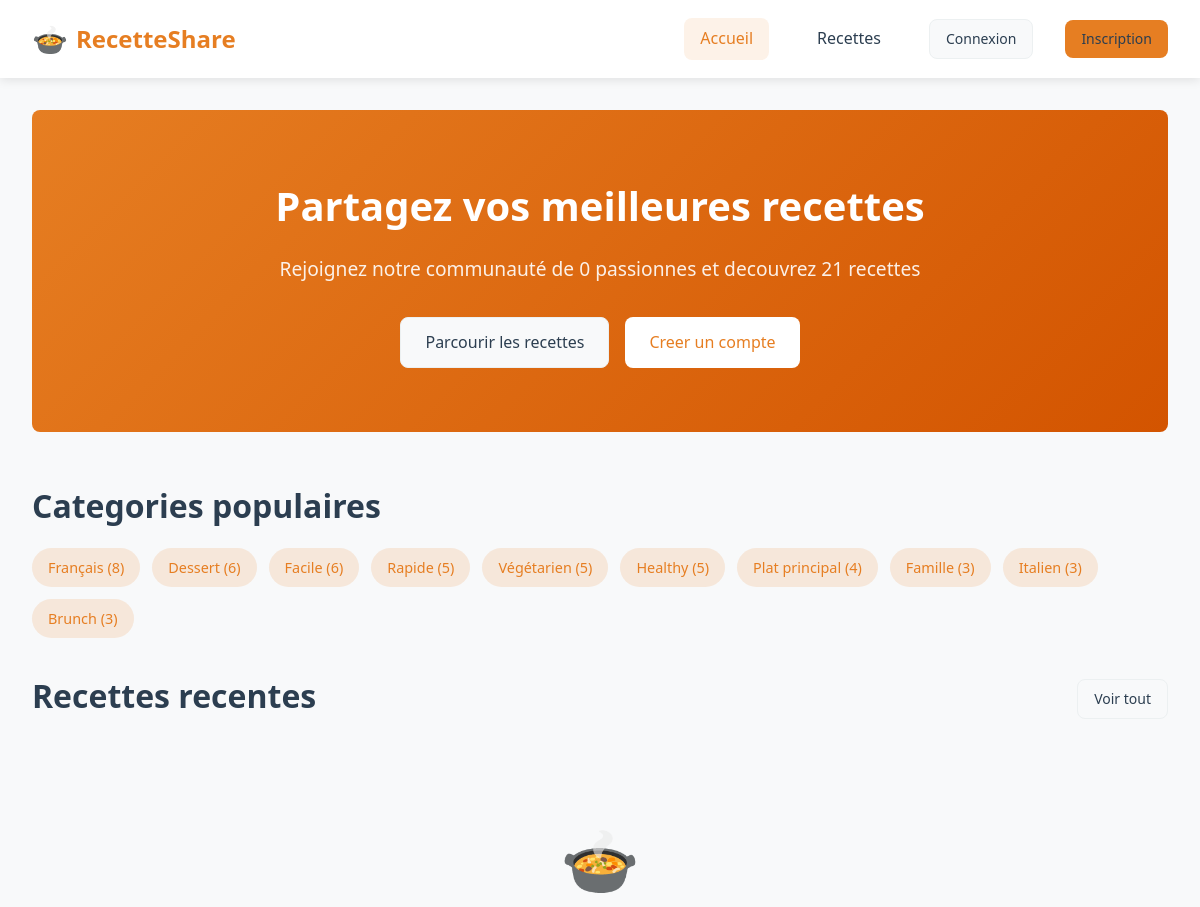
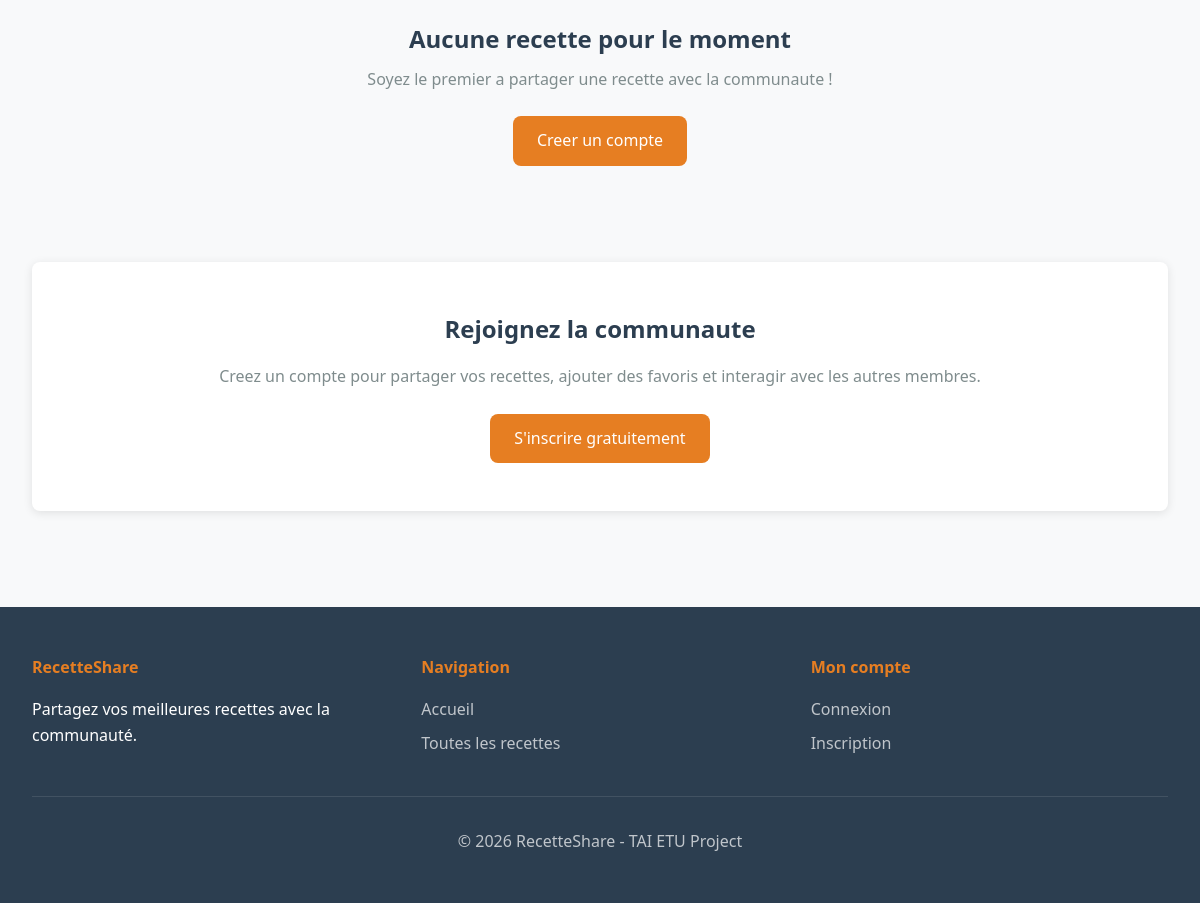
The page / on the database its author committed (2 pictures, top to bottom).
### tables this page shows
CREATE TABLE IF NOT EXISTS tag (
    id INT AUTO_INCREMENT PRIMARY KEY,
    name VARCHAR(50) NOT NULL UNIQUE
);

### includes/functions.php (called while the page is built, shortened)
<?php
function isLoggedIn() {
    return isset($_SESSION['user_id']);
}
?>

### index.php (the view, shortened to what this page needs)
<?php
require_once 'includes/db.php';
require_once 'includes/functions.php';
$basePath = '';
$totalUsers = $pdo->query('SELECT COUNT(*) FROM users')->fetchColumn();
$totalRecipes = $pdo->query('SELECT COUNT(*) FROM recipe WHERE status = "published"')->fetchColumn();
$recentRecipes = $pdo->query('
    SELECT r.*, u.email as author_email,
           (SELECT AVG(rating) FROM rating WHERE recipe_id = r.id) as avg_rating,
           (SELECT COUNT(*) FROM rating WHERE recipe_id = r.id) as rating_count,
           (SELECT COUNT(*) FROM comment WHERE recipe_id = r.id) as comment_count
    FROM recipe r
    JOIN users u ON r.user_id = u.id
    WHERE r.status = "published"
    ORDER BY r.created_at DESC
    LIMIT 8
')->fetchAll(PDO::FETCH_ASSOC);
$popularTags = $pdo->query('
    SELECT t.*, COUNT(rt.recipe_id) as recipe_count
    FROM tag t
    JOIN recipe_tag rt ON t.id = rt.tag_id
    JOIN recipe r ON rt.recipe_id = r.id AND r.status = "published"
    GROUP BY t.id
    ORDER BY recipe_count DESC
    LIMIT 10
')->fetchAll(PDO::FETCH_ASSOC);
require_once 'includes/header.php';
?>
<div class="container">
    <section class="hero" style="text-align: center; padding: 4rem 2rem; background: linear-gradient(135deg, var(--primary-color), #d35400); border-radius: var(--radius); color: white; margin-bottom: 3rem;">
        <h1 style="font-size: 2.5rem; margin-bottom: 1rem;">Partagez vos meilleures recettes</h1>
        <p style="font-size: 1.2rem; opacity: 0.9; margin-bottom: 2rem;">Rejoignez notre communauté de <?= $totalUsers ?> passionnes et decouvrez <?= $totalRecipes ?> recettes</p>
        <div style="display: flex; justify-content: center; gap: 1rem; flex-wrap: wrap;">
            <a href="pages/recipes.php" class="btn btn-secondary">Parcourir les recettes</a>
            <?php if (!isLoggedIn()): ?>
                <a href="pages/signup.php" class="btn" style="background: white; color: var(--primary-color);">Creer un compte</a>
            <?php else: ?>
                <a href="pages/recipe_create.php" class="btn" style="background: white; color: var(--primary-color);">Ajouter une recette</a>
            <?php endif; ?>
        </div>
    </section>
    <?php if (!empty($popularTags)): ?>
    <section class="mb-4">
        <h2 class="page-title mb-2">Categories populaires</h2>
        <div style="display: flex; flex-wrap: wrap; gap: 0.75rem;">
            <?php foreach ($popularTags as $tag): ?>
                <a href="pages/recipes.php?tag=<?= $tag['id'] ?>" class="tag tag-primary" style="font-size: 0.9rem; padding: 0.5rem 1rem;">
                    <?= htmlspecialchars($tag['name']) ?> (<?= $tag['recipe_count'] ?>)
                </a>
            <?php endforeach; ?>
        </div>
    </section>
    <?php endif; ?>
    <section class="mb-4">
        <div class="d-flex justify-between align-center mb-2">
            <h2 class="page-title">Recettes recentes</h2>
            <a href="pages/recipes.php" class="btn btn-secondary btn-sm">Voir tout</a>
        </div>
        <?php if (empty($recentRecipes)): ?>
            <div class="empty-state">
                <div class="empty-state-icon">&#127858;</div>
                <h3 class="empty-state-title">Aucune recette pour le moment</h3>
                <p class="empty-state-text">Soyez le premier a partager une recette avec la communaute !</p>
                <?php if (isLoggedIn()): ?>
                    <a href="pages/recipe_create.php" class="btn btn-primary">Ajouter une recette</a>
                <?php else: ?>
                    <a href="pages/signup.php" class="btn btn-primary">Creer un compte</a>
                <?php endif; ?>
            </div>
        <?php endif; ?>
    </section>
    <?php if (!isLoggedIn()): ?>
    <section style="text-align: center; padding: 3rem 2rem; background: var(--bg-white); border-radius: var(--radius); box-shadow: var(--shadow);">
        <h2 style="margin-bottom: 1rem;">Rejoignez la communaute</h2>
        <p class="text-muted" style="margin-bottom: 1.5rem;">Creez un compte pour partager vos recettes, ajouter des favoris et interagir avec les autres membres.</p>
        <a href="pages/signup.php" class="btn btn-primary">S'inscrire gratuitement</a>
    </section>
    <?php endif; ?>
</div>
<?php require_once 'includes/footer.php'; ?>

### includes/header.php (shortened to what this page needs)
<?php
$unreadNotifications = 0;
$currentPage = basename($_SERVER['PHP_SELF'], '.php');
?>
<!DOCTYPE html>
<html lang="fr">
<head>
    <link rel="stylesheet" href="<?= isset($basePath) ? $basePath : '' ?>assets/style.css">
</head>
<body>
    <header class="header">
        <nav class="nav-container">
            <a href="<?= isset($basePath) ? $basePath : '' ?>index.php" class="logo">
                <span class="logo-icon">&#127858;</span>
                RecetteShare
            </a>
            <div class="nav-links">
                <a href="<?= isset($basePath) ? $basePath : '' ?>index.php" class="<?= $currentPage === 'index' ? 'active' : '' ?>">Accueil</a>
                <a href="<?= isset($basePath) ? $basePath : '' ?>pages/recipes.php" class="<?= $currentPage === 'recipes' ? 'active' : '' ?>">Recettes</a>
                <?php if (isLoggedIn()): ?>
                    <!-- <a href="<?= isset($basePath) ? $basePath : '' ?>pages/notifications.php" class="<?= $currentPage === 'notifications' ? 'active' : '' ?>">
                        Notifications
                        <?php if ($unreadNotifications > 0): ?>
                            <span class="badge badge-open"><?= $unreadNotifications ?></span>
                        <?php endif; ?>
                    </a> -->
                    <?php if (isAdmin()): ?>
                        <a href="<?= isset($basePath) ? $basePath : '' ?>pages/admin.php" class="<?= $currentPage === 'admin' ? 'active' : '' ?>">Admin</a>
                    <?php endif; ?>
                    <?php if (isAdmin() || (function_exists('isModerator') && isModerator())): ?>
                        <a href="<?= isset($basePath) ? $basePath : '' ?>pages/admin_users.php" class="<?= $currentPage === 'admin_users' ? 'active' : '' ?>">Gestion utilisateurs</a>
                    <?php endif; ?>
                    <?php if (isLoggedIn()): ?>
                        <a href="<?= isset($basePath) ? $basePath : '' ?>pages/favorites.php" class="<?= $currentPage === 'favorites' ? 'active' : '' ?>">&#9733; Favoris</a>
                    <?php endif; ?>
                    <a href="<?= isset($basePath) ? $basePath : '' ?>pages/logout.php" class="btn btn-secondary btn-sm">Déconnexion</a>
                <?php else: ?>
                    <a href="<?= isset($basePath) ? $basePath : '' ?>pages/login.php" class="btn btn-secondary btn-sm">Connexion</a>
                    <a href="<?= isset($basePath) ? $basePath : '' ?>pages/signup.php" class="btn btn-primary btn-sm">Inscription</a>
                <?php endif; ?>
            </div>
        </nav>
    </header>
    <main>

### includes/footer.php (shortened to what this page needs)
    </main>
    <footer class="footer">
        <div class="footer-content">
            <div class="footer-section">
                <h4>RecetteShare</h4>
                <p>Partagez vos meilleures recettes avec la communauté.</p>
            </div>
            <div class="footer-section">
                <h4>Navigation</h4>
                <a href="<?= isset($basePath) ? $basePath : '' ?>index.php">Accueil</a>
                <a href="<?= isset($basePath) ? $basePath : '' ?>pages/recipes.php">Toutes les recettes</a>
            </div>
            <div class="footer-section">
                <h4>Mon compte</h4>
                <?php if (isLoggedIn()): ?>
                    <a href="<?= isset($basePath) ? $basePath : '' ?>index.php">Accueil</a>
                    <a href="<?= isset($basePath) ? $basePath : '' ?>pages/favorites.php">Mes favoris</a>
                    <a href="<?= isset($basePath) ? $basePath : '' ?>pages/logout.php">Déconnexion</a>
                <?php else: ?>
                    <a href="<?= isset($basePath) ? $basePath : '' ?>pages/login.php">Connexion</a>
                    <a href="<?= isset($basePath) ? $basePath : '' ?>pages/signup.php">Inscription</a>
                <?php endif; ?>
            </div>
        </div>
        <div class="footer-bottom">
            <p>&copy; <?= date('Y') ?> RecetteShare - TAI ETU Project</p>
        </div>
    </footer>
</body>
</html>

### assets/style.css (style rules this page uses)
:root { --primary-color: #e67e22; --primary-dark: #d35400; --secondary-color: #27ae60; --text-dark: #2c3e50; --text-light: #7f8c8d; --bg-light: #f8f9fa; --bg-white: #ffffff; --border-color: #ecf0f1; --danger-color: #e74c3c; --warning-color: #f39c12; --success-color: #27ae60; --shadow: 0 2px 10px rgba(0, 0, 0, 0.1); --radius: 8px; }
* { margin: 0; padding: 0; box-sizing: border-box; }
body { font-family: 'Segoe UI', Tahoma, Geneva, Verdana, sans-serif; background-color: var(--bg-light); color: var(--text-dark); line-height: 1.6; }
a { color: var(--primary-color); text-decoration: none; transition: color 0.3s ease; }
.header { background: var(--bg-white); box-shadow: var(--shadow); position: sticky; top: 0; z-index: 1000; }
.nav-container { max-width: 1200px; margin: 0 auto; padding: 1rem 2rem; display: flex; justify-content: space-between; align-items: center; }
.logo { font-size: 1.5rem; font-weight: 700; color: var(--primary-color); display: flex; align-items: center; gap: 0.5rem; }
.logo-icon { font-size: 1.8rem; }
.nav-links { display: flex; gap: 2rem; align-items: center; }
.nav-links a { color: var(--text-dark); font-weight: 500; padding: 0.5rem 1rem; border-radius: var(--radius); transition: all 0.3s ease; }
.nav-links a.active { color: var(--primary-color); background-color: rgba(230, 126, 34, 0.1); }
.btn { display: inline-flex; align-items: center; justify-content: center; gap: 0.5rem; padding: 0.75rem 1.5rem; border: none; border-radius: var(--radius); font-size: 1rem; font-weight: 500; cursor: pointer; transition: all 0.3s ease; text-decoration: none; }
.btn-primary { background-color: var(--primary-color); color: white; }
.btn-secondary { background-color: var(--bg-light); color: var(--text-dark); border: 1px solid var(--border-color); }
.btn-sm { padding: 0.5rem 1rem; font-size: 0.875rem; }
.container { max-width: 1200px; margin: 0 auto; padding: 2rem; }
.page-title { font-size: 2rem; color: var(--text-dark); margin-bottom: 0.5rem; }
.tag { display: inline-block; padding: 0.25rem 0.75rem; background-color: var(--bg-light); color: var(--text-light); border-radius: 20px; font-size: 0.75rem; font-weight: 500; }
.tag-primary { background-color: rgba(230, 126, 34, 0.15); color: var(--primary-color); }
.footer { background: var(--text-dark); color: white; padding: 3rem 2rem; margin-top: 4rem; }
.footer-content { max-width: 1200px; margin: 0 auto; display: grid; grid-template-columns: repeat(auto-fit, minmax(200px, 1fr)); gap: 2rem; }
.footer-section h4 { color: var(--primary-color); margin-bottom: 1rem; }
.footer-section a { color: rgba(255, 255, 255, 0.7); display: block; margin-bottom: 0.5rem; }
.footer-bottom { max-width: 1200px; margin: 2rem auto 0; padding-top: 2rem; border-top: 1px solid rgba(255, 255, 255, 0.1); text-align: center; color: rgba(255, 255, 255, 0.7); }
.text-muted { color: var(--text-light); }
.mb-2 { margin-bottom: 1rem; }
.mb-4 { margin-bottom: 2rem; }
.d-flex { display: flex; }
.align-center { align-items: center; }
.justify-between { justify-content: space-between; }
.empty-state { text-align: center; padding: 4rem 2rem; color: var(--text-light); }
.empty-state-icon { font-size: 4rem; margin-bottom: 1rem; }
.empty-state-title { font-size: 1.5rem; color: var(--text-dark); margin-bottom: 0.5rem; }
.empty-state-text { margin-bottom: 1.5rem; }

### rows shown on the page
tag: name "Français", recipe_count "8"
tag: name "Dessert", recipe_count "6"
tag: name "Facile", recipe_count "6"
tag: name "Rapide", recipe_count "5"
tag: name "Végétarien", recipe_count "5"
tag: name "Healthy", recipe_count "5"
tag: name "Plat principal", recipe_count "4"
tag: name "Famille", recipe_count "3"
tag: name "Italien", recipe_count "3"
tag: name "Brunch", recipe_count "3"

### other values the page prints
$totalUsers "0"
$totalRecipes "21"
